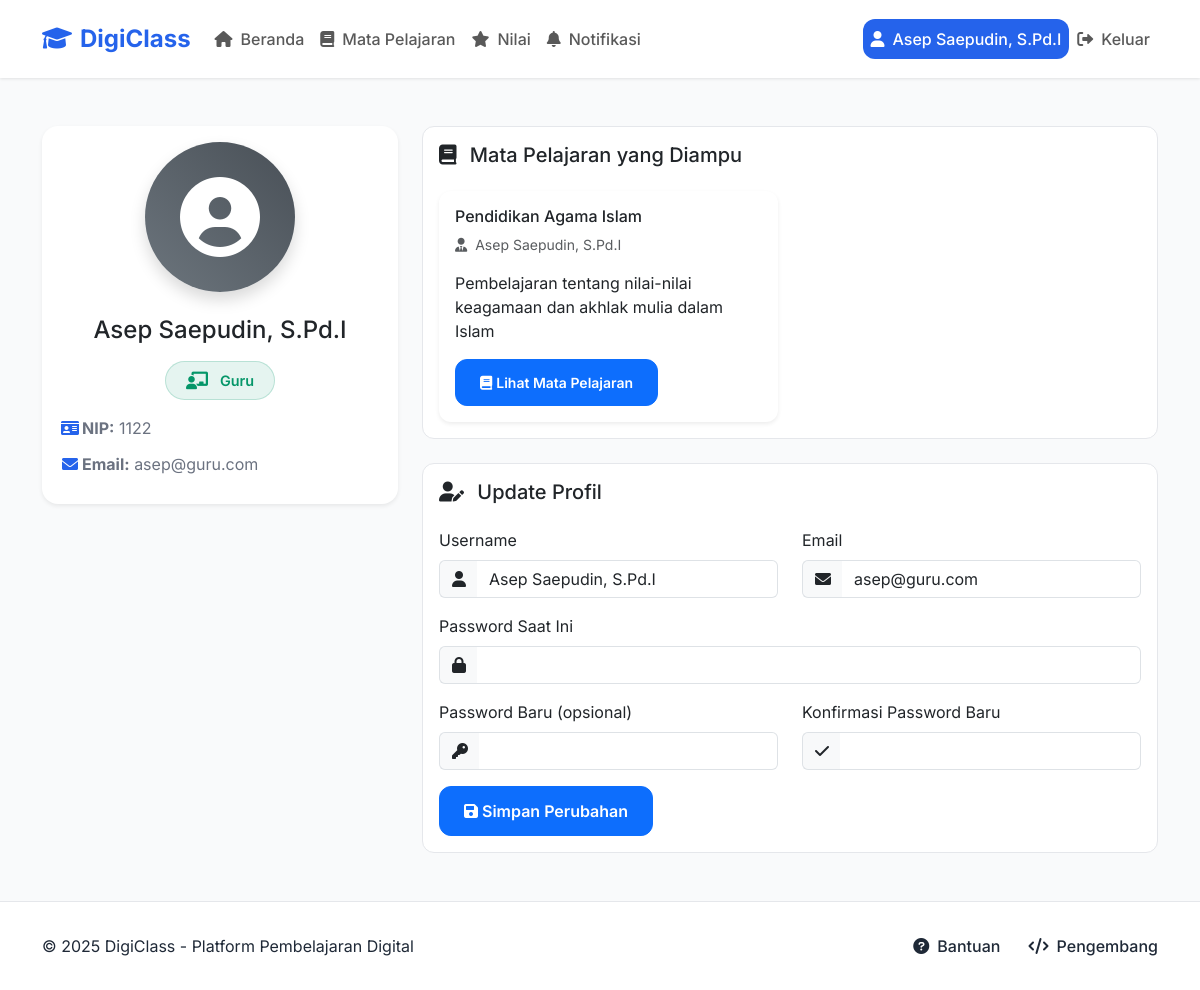
The app's page /profile (signed in) with its own data.
### app.py (models this page shows, shortened)
class User(UserMixin, db.Model):
    id = db.Column(db.Integer, primary_key=True)
    nisn = db.Column(db.String(20), unique=True)  # Untuk siswa
    nip = db.Column(db.String(20), unique=True)   # Untuk guru
    username = db.Column(db.String(80), unique=True, nullable=False)
    email = db.Column(db.String(120), unique=True, nullable=False)
    password_hash = db.Column(db.String(128))
    role = db.Column(db.String(20), nullable=False, default='siswa')  # 'guru', 'siswa'
    kelas = db.Column(db.String(10))  # Hanya untuk siswa
    profile_photo = db.Column(db.String(255), default='default.jpg')  # Nama file foto profil
    courses = db.relationship('Course', backref='instructor', lazy=True)

class Course(db.Model):
    id = db.Column(db.Integer, primary_key=True)
    title = db.Column(db.String(100), nullable=False)
    description = db.Column(db.Text)
    instructor_id = db.Column(db.Integer, db.ForeignKey('user.id'), nullable=False)
    created_at = db.Column(db.DateTime, default=datetime.utcnow)
    materials = db.relationship('Material', backref='course', lazy=True)
    quizzes = db.relationship('Quiz', backref='course', lazy=True)
    assignments = db.relationship('Assignment', backref='course', lazy=True)

### app.py (the view)
@app.route('/profile')
@login_required
def profile():
    if current_user.role == 'guru':
        courses = Course.query.filter_by(instructor_id=current_user.id).all()
        return render_template('profile.html', user=current_user, courses=courses)
    else:
        courses = Course.query.all()  # Karena siswa bisa akses semua mata pelajaran
        return render_template('profile.html', user=current_user, courses=courses)

### app.py (called while the page is built)
@app.context_processor
def inject_context():
    return dict(
        current_user=current_user,
        teacher_names=TEACHER_NAMES,
        datetime=datetime,
        date=date
    )

@login_manager.user_loader
def load_user(user_id):
    return User.query.get(int(user_id))

### templates/profile.html (shortened to what this page needs)
{% extends "base.html" %}
{% block content %}
<div class="container py-5">
    <div class="row">
        <div class="col-md-4 mb-4">
            <div class="card profile-card">
                <div class="card-body text-center">
                    <div class="profile-photo-container mb-4">
                        {% if current_user.profile_photo and current_user.profile_photo != 'default.jpg' %}
                            <img src="{{ url_for('static', filename='uploads/' + current_user.profile_photo) }}"
                                 class="profile-photo"
                                 alt="Foto Profil">
                        {% else %}
                            <div class="default-photo">
                            </div>
                        {% endif %}
                    </div>
                    <h4 class="card-title mb-0">{{ user.username }}</h4>
                    {% if user.role == 'guru' %}
                        <div class="role-badge guru">
                            <i class="fas fa-chalkboard-teacher"></i>
                            Guru
                        </div>
                        <div class="info-item">
                            <i class="fas fa-id-card"></i>
                            <span><strong>NIP:</strong> {{ user.nip or '-' }}</span>
                        </div>
                    {% endif %}
                    <div class="info-item">
                        <i class="fas fa-envelope"></i>
                        <span><strong>Email:</strong> {{ user.email }}</span>
                    </div>
                </div>
            </div>
        </div>
        <div class="col-md-8">
            <div class="card mb-4">
                <div class="card-body">
                    <h5 class="card-title mb-4">
                        <i class="fas fa-book me-2"></i>
                        {% if user.role == 'guru' %}
                            Mata Pelajaran yang Diampu
                        {% else %}
                            Mata Pelajaran yang Diikuti
                        {% endif %}
                    </h5>
                    {% if courses %}
                    <div class="row g-4">
                        {% for course in courses %}
                        <div class="col-md-6">
                            <div class="card course-card h-100">
                                <div class="card-body">
                                    <h6 class="card-title">{{ course.title }}</h6>
                                    <p class="card-text text-muted small">
                                        <i class="fas fa-user-tie me-1"></i>
                                        {{ teacher_names.get(course.instructor.username, course.instructor.username) }}
                                    </p>
                                    <p class="card-text">{{ course.description[:100] }}{% if course.description|length > 100 %}...{% endif %}</p>
                                    <a href="{{ url_for('view_course', course_id=course.id) }}" class="btn btn-primary btn-sm">
                                        <i class="fas fa-book me-1"></i>Lihat Mata Pelajaran
                                    </a>
                                </div>
                            </div>
                        </div>
                        {% endfor %}
                    </div>
                    {% else %}
                    <div class="text-center text-muted py-4">
                        <i class="fas fa-book-open fa-3x mb-3"></i>
                        <p>Belum ada mata pelajaran</p>
                    </div>
                    {% endif %}
                </div>
            </div>
            <div class="card">
                <div class="card-body">
                    <h5 class="card-title mb-4">
                        <i class="fas fa-user-edit me-2"></i>
                        Update Profil
                    </h5>
                    <form method="POST" action="{{ url_for('update_profile') }}" class="needs-validation" novalidate>
                        <div class="row">
                            <div class="col-md-6 mb-3">
                                <label class="form-label">Username</label>
                                <div class="input-group">
                                    <span class="input-group-text"><i class="fas fa-user"></i></span>
                                    <input type="text" class="form-control" name="username" value="{{ user.username }}" required>
                                </div>
                            </div>
                            <div class="col-md-6 mb-3">
                                <label class="form-label">Email</label>
                                <div class="input-group">
                                    <span class="input-group-text"><i class="fas fa-envelope"></i></span>
                                    <input type="email" class="form-control" name="email" value="{{ user.email }}" required>
                                </div>
                            </div>
                        </div>
                        <div class="mb-3">
                            <label class="form-label">Password Saat Ini</label>
                            <div class="input-group">
                                <span class="input-group-text"><i class="fas fa-lock"></i></span>
                                <input type="password" class="form-control" name="current_password" required>
                            </div>
                        </div>
                        <div class="row">
                            <div class="col-md-6 mb-3">
                                <label class="form-label">Password Baru (opsional)</label>
                                <div class="input-group">
                                    <span class="input-group-text"><i class="fas fa-key"></i></span>
                                    <input type="password" class="form-control" name="new_password">
                                </div>
                            </div>
                            <div class="col-md-6 mb-3">
                                <label class="form-label">Konfirmasi Password Baru</label>
                                <div class="input-group">
                                    <span class="input-group-text"><i class="fas fa-check"></i></span>
                                    <input type="password" class="form-control" name="confirm_password">
                                </div>
                            </div>
                        </div>
                        <button type="submit" class="btn btn-primary">
                            <i class="fas fa-save me-1"></i>Simpan Perubahan
                        </button>
                    </form>
                </div>
            </div>
        </div>
    </div>
</div>
{% endblock %}

### templates/base.html (shortened to what this page needs)
<!DOCTYPE html>
<html lang="id">
<head>
    <link href="https://cdn.jsdelivr.net/npm/bootstrap@5.3.2/dist/css/bootstrap.min.css" rel="stylesheet">
    <link href="https://cdnjs.cloudflare.com/ajax/libs/font-awesome/6.0.0/css/all.min.css" rel="stylesheet">
</head>
<body>
    <nav class="navbar navbar-expand-lg sticky-top">
        <div class="container">
            <a class="navbar-brand" href="{{ url_for('index') }}">
                <i class="fas fa-graduation-cap me-2"></i>DigiClass
            </a>
            <div class="collapse navbar-collapse" id="navbarNav">
                <ul class="navbar-nav me-auto">
                    <li class="nav-item">
                        <a class="nav-link {{ 'active' if request.endpoint == 'index' }}" href="{{ url_for('index') }}">
                            <i class="fas fa-home me-2"></i>Beranda
                        </a>
                    </li>
                    <li class="nav-item">
                        <a class="nav-link {{ 'active' if request.endpoint == 'courses' }}" href="{{ url_for('courses') }}">
                            <i class="fas fa-book me-2"></i>Mata Pelajaran
                        </a>
                    </li>
                    {% if current_user.is_authenticated %}
                    <li class="nav-item">
                        <a class="nav-link {{ 'active' if request.endpoint == 'grades' }}" href="{{ url_for('grades') }}">
                            <i class="fas fa-star me-2"></i>Nilai
                        </a>
                    </li>
                    <li class="nav-item">
                        <a class="nav-link {{ 'active' if request.endpoint == 'notifications' }} position-relative" href="{{ url_for('notifications') }}">
                            <i class="fas fa-bell me-2"></i>Notifikasi
                            {% set unread = current_user.notifications|selectattr('is_read', 'equalto', false)|list|length %}
                        </a>
                    </li>
                    {% endif %}
                </ul>
                <ul class="navbar-nav">
                    {% if current_user.is_authenticated %}
                    <li class="nav-item">
                        <a class="nav-link {{ 'active' if request.endpoint == 'profile' }}" href="{{ url_for('profile') }}">
                            <i class="fas fa-user me-2"></i>{{ current_user.username }}
                        </a>
                    </li>
                    <li class="nav-item">
                        <a class="nav-link" href="{{ url_for('logout') }}">
                            <i class="fas fa-sign-out-alt me-2"></i>Keluar
                        </a>
                    </li>
                    {% else %}
                    <li class="nav-item">
                        <a class="nav-link btn btn-primary text-white ms-2" href="{{ url_for('login') }}">
                            <i class="fas fa-sign-in-alt me-2"></i>Masuk
                        </a>
                    </li>
                    {% endif %}
                </ul>
            </div>
        </div>
    </nav>
    <main class="flex-grow-1">
        {% block content %}{% endblock %}
    </main>
    <footer class="footer">
        <div class="container">
            <div class="row align-items-center">
                <div class="col-md-6 text-center text-md-start">
                    <p class="mb-0">&copy; 2025 DigiClass - Platform Pembelajaran Digital</p>
                </div>
                <div class="col-md-6 text-center text-md-end">
                    <a href="{{ url_for('help') }}" class="footer-link me-4">
                        <i class="fas fa-question-circle me-2"></i>Bantuan
                    </a>
                    <a href="{{ url_for('developers') }}" class="footer-link">
                        <i class="fas fa-code me-2"></i>Pengembang
                    </a>
                </div>
            </div>
        </div>
    </footer>
</body>
</html>

### templates/base.html (style rules this page uses)
:root { --primary: #2563eb; --primary-dark: #1d4ed8; --primary-light: #60a5fa; --secondary: #38bdf8; --success: #34d399; --warning: #fbbf24; --danger: #f87171; --dark: #1f2937; --light: #f3f4f6; --white: #ffffff; --body-bg: #f9fafb; --body-color: #1f2937; --border-color: #e5e7eb; --border-radius: 0.75rem; --transition: all 0.3s ease; }
body { font-family: 'Inter', sans-serif; min-height: 100vh; display: flex; flex-direction: column; background-color: var(--body-bg); color: var(--body-color); }
.navbar { background: var(--white); box-shadow: 0 1px 3px rgba(0,0,0,0.1); padding: 1rem 0; }
.navbar-brand { font-weight: 700; font-size: 1.5rem; color: var(--primary) !important; }
.nav-link { font-weight: 500; padding: 0.5rem 1rem; border-radius: var(--border-radius); transition: var(--transition); }
.nav-link.active { background-color: var(--primary); color: var(--white) !important; }
.btn { padding: 0.75rem 1.5rem; border-radius: var(--border-radius); font-weight: 600; transition: var(--transition); }
.btn-primary { background: var(--primary); border-color: var(--primary); }
.card { border: 1px solid var(--border-color); border-radius: var(--border-radius); background: var(--white); transition: var(--transition); }
.footer { background: var(--white); border-top: 1px solid var(--border-color); padding: 2rem 0; margin-top: auto; }
.footer-link { color: var(--dark); text-decoration: none; transition: var(--transition); font-weight: 500; }

### templates/profile.html (style rules this page uses)
.profile-card { border: none; border-radius: 1rem; box-shadow: 0 0.125rem 0.25rem rgba(0,0,0,0.075); }
.role-badge { display: inline-flex; align-items: center; padding: 0.5rem 1.25rem; border-radius: 20px; font-weight: 600; font-size: 0.9rem; margin: 1rem 0; transition: all 0.3s ease; }
.role-badge.guru { background: rgba(5, 150, 105, 0.1); color: #059669; border: 1px solid rgba(5, 150, 105, 0.2); }
.role-badge i { margin-right: 0.75rem; font-size: 1.1rem; }
.profile-photo-container { position: relative; width: 150px; height: 150px; margin: 0 auto; border-radius: 50%; overflow: hidden; background-color: #f8f9fa; box-shadow: 0 0.5rem 1rem rgba(0,0,0,0.15); }
.default-photo { width: 100%; height: 100%; display: flex; align-items: center; justify-content: center; background: linear-gradient(45deg, #6c757d, #495057); }
.course-card { border: none; border-radius: 0.75rem; transition: transform 0.2s ease-in-out, box-shadow 0.2s ease-in-out; box-shadow: 0 0.125rem 0.25rem rgba(0,0,0,0.075); }
.info-item { display: flex; align-items: center; margin-bottom: 0.75rem; color: #6b7280; }
.info-item i { width: 1.5rem; color: #2563eb; }
.input-group-text { background-color: #f8f9fa; border-right: none; }
.input-group .form-control { border-left: none; }
.btn-primary { background-color: #0d6efd; border-color: #0d6efd; transition: all 0.2s ease-in-out; }

### records on screen
User: username "Asep Saepudin, S.Pd.I", nip "1122", email "asep@guru.com", get "Asep Saepudin, S.Pd.I"
Course: title "Pendidikan Agama Islam", description "Pembelajaran tentang nilai-nilai keagamaan dan akhlak mulia dalam Islam"
